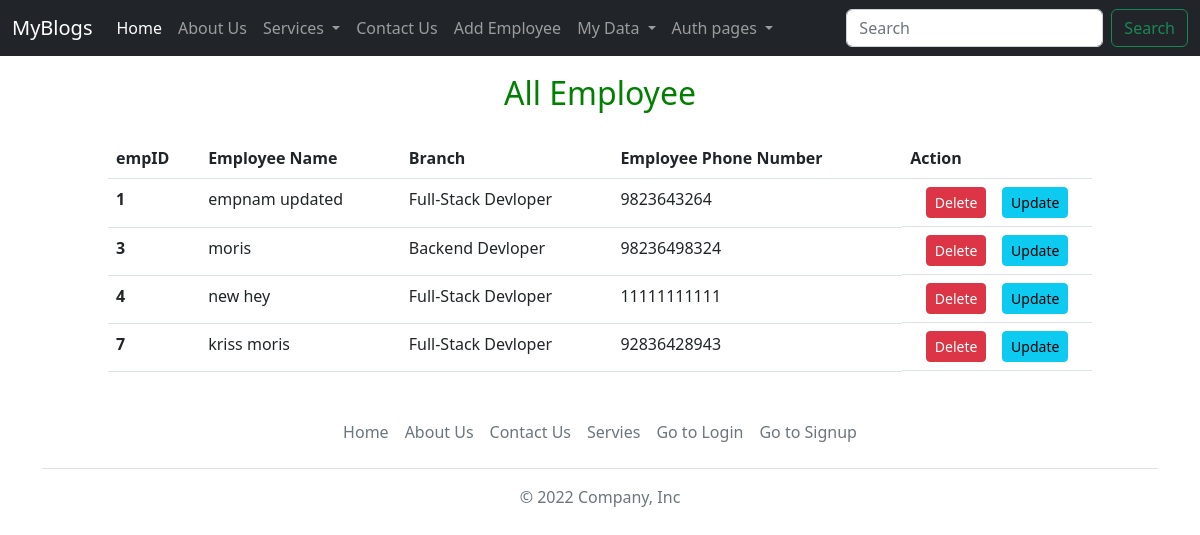
Page /all-employee on the committed database.
### blogs/models.py (models this page shows, shortened)
class Employee(models.Model):
    e_name = models.CharField(max_length=50)
    e_branch = models.CharField(max_length=50, choices = choice, default = "Backend Devloper")
    e_p_num = models.IntegerField()

### blogs/views.py (the view)
# urls.py: path("all-employee", views.allemployee, name = "allemp"),
def allemployee(request):
    all_records = Employee.objects.all()
    return render(request, "all_employee.html", {"records" : all_records})

### templates/all_employee.html (shortened to what this page needs)
{% extends "navfooter.html" %}
{% block bodyblock %}
<div>
    <h2 style="text-align: center; padding: 18px; color: green;">All Employee</h2>
    <div style="padding: 0% 9%;">
        <table class="table">
            <thead>
                <tr>
                    <th scope="col">empID</th>
                    <th scope="col">Employee Name</th>
                    <th scope="col">Branch</th>
                    <th scope="col">Employee Phone Number</th>
                    <th>Action</th>
                </tr>
            </thead>
            <tbody>
                {% for i in records %}
                <tr>
                    <th scope="row">{{i.id}}</th>
                    <td>{{i.e_name}}</td>
                    <td>{{i.e_branch}}</td>
                    <td>{{i.e_p_num}}</td>
                    <td style="display: flex; justify-content: space-evenly;">
                        <div>
                            <form action="/delete-employe/{{i.id}}">
                                <button class="btn btn-danger btn-sm">Delete</button>
                            </form>
                        </div>
                        <div>
                            <form action="/emp-record/{{i.id}}">
                                <button type="submit" class="btn btn-info btn-sm">Update</button>
                            </form>
                        </div>
                    </td>
                </tr>
                {% endfor %}
            </tbody>
        </table>
    </div>
</div>
{% endblock bodyblock %}

### templates/navfooter.html (shortened to what this page needs)
<!doctype html>
<html lang="en">
  <head>
    <link href="https://cdn.jsdelivr.net/npm/bootstrap@5.2.3/dist/css/bootstrap.min.css" rel="stylesheet">
  </head>
  <body>
    <nav class="navbar navbar-expand-lg navbar-dark bg-dark">
        <div class="container-fluid">
            <a class="navbar-brand" href="/">MyBlogs</a>
            <div class="collapse navbar-collapse" id="navbarSupportedContent">
            <ul class="navbar-nav me-auto mb-2 mb-lg-0">
                <li class="nav-item">
                    <a class="nav-link active" aria-current="page" href="/">Home</a>
                </li>
                <li class="nav-item">
                    <a class="nav-link" href="/about-us">About Us</a>
                </li>
                <li class="nav-item dropdown">
                    <a class="nav-link dropdown-toggle" href="#" role="button" data-bs-toggle="dropdown" aria-expanded="false">
                        Services
                    </a>
                </li>
                <li class="nav-item">
                    <a class="nav-link" href="/contact-us">Contact Us</a>
                </li>
                <li class="nav-item">
                    <a class="nav-link" href="/add-employee">Add Employee</a>
                </li>
                <li class="nav-item dropdown">
                    <a class="nav-link dropdown-toggle" href="#" role="button" data-bs-toggle="dropdown" aria-expanded="false">
                        My Data
                    </a>
                </li>
                <li class="nav-item dropdown">
                    <a class="nav-link dropdown-toggle" href="#" role="button" data-bs-toggle="dropdown" aria-expanded="false">
                        Auth pages
                    </a>
                </li>
            </ul>
            <form class="d-flex" role="search">
                <input class="form-control me-2" type="search" placeholder="Search" aria-label="Search">
                <button class="btn btn-outline-success" type="submit">Search</button>
            </form>
            </div>
        </div>
    </nav>
    {% block bodyblock %}{% endblock bodyblock %}
    <div class="container">
        <footer class="py-3 my-4">
            <ul class="nav justify-content-center border-bottom pb-3 mb-3">
            <li class="nav-item"><a href="/" class="nav-link px-2 text-muted">Home</a></li>
            <li class="nav-item"><a href="/about-us" class="nav-link px-2 text-muted">About Us</a></li>
            <li class="nav-item"><a href="/contact-us" class="nav-link px-2 text-muted">Contact Us</a></li>
            <li class="nav-item"><a href="/services" class="nav-link px-2 text-muted">Servies</a></li>
            <li class="nav-item"><a href="/login-page" class="nav-link px-2 text-muted">Go to Login</a></li>
            <li class="nav-item"><a href="/sign-up" class="nav-link px-2 text-muted">Go to Signup</a></li>
            </ul>
            <p class="text-center text-muted">&copy; 2022 Company, Inc</p>
        </footer>
    </div>
  </body>
</html>

### rows in the picture
Employee: id "1", e_name "empnam updated", e_branch "Full-Stack Devloper", e_p_num "9823643264"
Employee: id "3", e_name "moris", e_branch "Backend Devloper", e_p_num "98236498324"
Employee: id "4", e_name "new hey", e_branch "Full-Stack Devloper", e_p_num "11111111111"
Employee: id "7", e_name "kriss moris", e_branch "Full-Stack Devloper", e_p_num "92836428943"
